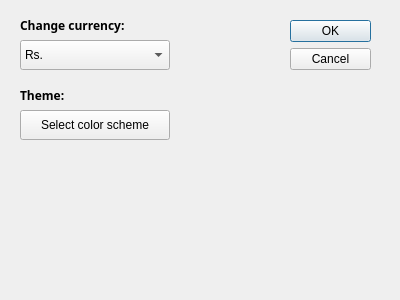
<?xml version="1.0" encoding="UTF-8"?>
<ui version="4.0">
 <class>Dialog</class>
 <widget class="QDialog" name="Dialog">
  <property name="geometry">
   <rect>
    <x>0</x>
    <y>0</y>
    <width>400</width>
    <height>300</height>
   </rect>
  </property>
  <property name="windowTitle">
   <string>Dialog</string>
  </property>
  <widget class="QDialogButtonBox" name="buttonBox">
   <property name="geometry">
    <rect>
     <x>290</x>
     <y>20</y>
     <width>81</width>
     <height>71</height>
    </rect>
   </property>
   <property name="orientation">
    <enum>Qt::Vertical</enum>
   </property>
   <property name="standardButtons">
    <set>QDialogButtonBox::Cancel|QDialogButtonBox::Ok</set>
   </property>
  </widget>
  <widget class="QLabel" name="label">
   <property name="geometry">
    <rect>
     <x>20</x>
     <y>10</y>
     <width>150</width>
     <height>30</height>
    </rect>
   </property>
   <property name="font">
    <font>
     <family>Lucida Sans Typewriter</family>
     <pointsize>9</pointsize>
     <weight>75</weight>
     <bold>true</bold>
    </font>
   </property>
   <property name="text">
    <string>Change currency:</string>
   </property>
  </widget>
  <widget class="QComboBox" name="currencyBox">
   <property name="geometry">
    <rect>
     <x>20</x>
     <y>40</y>
     <width>150</width>
     <height>30</height>
    </rect>
   </property>
   <item>
    <property name="text">
     <string>Rs.</string>
    </property>
   </item>
   <item>
    <property name="text">
     <string>$</string>
    </property>
   </item>
   <item>
    <property name="text">
     <string>€</string>
    </property>
   </item>
   <item>
    <property name="text">
     <string>£</string>
    </property>
   </item>
   <item>
    <property name="text">
     <string>¢</string>
    </property>
   </item>
   <item>
    <property name="text">
     <string>¥</string>
    </property>
   </item>
  </widget>
  <widget class="QPushButton" name="colorButton">
   <property name="geometry">
    <rect>
     <x>20</x>
     <y>110</y>
     <width>150</width>
     <height>30</height>
    </rect>
   </property>
   <property name="text">
    <string>Select color scheme</string>
   </property>
  </widget>
  <widget class="QLabel" name="label_2">
   <property name="geometry">
    <rect>
     <x>20</x>
     <y>80</y>
     <width>61</width>
     <height>30</height>
    </rect>
   </property>
   <property name="font">
    <font>
     <family>Lucida Sans Typewriter</family>
     <pointsize>9</pointsize>
     <weight>75</weight>
     <bold>true</bold>
    </font>
   </property>
   <property name="text">
    <string>Theme:</string>
   </property>
  </widget>
 </widget>
 <resources/>
 <connections>
  <connection>
   <sender>buttonBox</sender>
   <signal>accepted()</signal>
   <receiver>Dialog</receiver>
   <slot>accept()</slot>
   <hints>
    <hint type="sourcelabel">
     <x>248</x>
     <y>254</y>
    </hint>
    <hint type="destinationlabel">
     <x>157</x>
     <y>274</y>
    </hint>
   </hints>
  </connection>
  <connection>
   <sender>buttonBox</sender>
   <signal>rejected()</signal>
   <receiver>Dialog</receiver>
   <slot>reject()</slot>
   <hints>
    <hint type="sourcelabel">
     <x>316</x>
     <y>260</y>
    </hint>
    <hint type="destinationlabel">
     <x>286</x>
     <y>274</y>
    </hint>
   </hints>
  </connection>
 </connections>
</ui>
